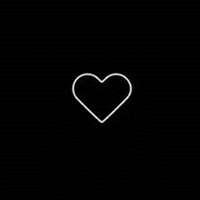
#> input picture images/test072804.jpg, 200 x 200 px
$ python findcoutor0728.py
#> lines starting #> are read from the running program, lines starting #| are printed output that depends on the picture; after the words box and inside, x2 and y2 are one past the last pixel; in counts of white or black regions, pixels touching at a corner belong together
import cv2
import numpy as np
from matplotlib import pyplot as plt


def nothing(x):  # 滑动条的回调函数
    pass


src = cv2.imread('./images/test072804.jpg')  # 图片1
#> src is the input picture: shape (200, 200, 3); min 0, max 252, mean 2.9
imgray = cv2.cvtColor(src, cv2.COLOR_BGR2GRAY)
ret, thresh = cv2.threshold(imgray, 127, 255, 0)
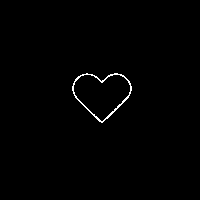
#> thresh: shape (200, 200); 0.71% white in thin lines or dots, all inside (x1, y1, x2, y2) = (72, 73, 132, 123)
WindowName = 'Approx'  # 窗口名
cv2.namedWindow(WindowName, cv2.WINDOW_AUTOSIZE)  # 建立空窗口

cv2.createTrackbar('epsilon', WindowName, 0, 10, nothing)  # 两张图片间转换


while(1):
    img = src.copy()
    n = 10 - cv2.getTrackbarPos('epsilon', WindowName)  # 获取a1滑动条值

    contours, hierarchy = cv2.findContours(thresh, cv2.RETR_TREE, cv2.CHAIN_APPROX_SIMPLE)
#> contours = 2 contours; box (x1, y1, x2, y2) and area: (72, 73, 132, 123) 1888, (73, 74, 131, 122) 1744
    cnt = contours[0]
#> cnt = contour of 59 points, box (x1, y1, x2, y2) (72, 73, 132, 123), area 1888
    length = cv2.arcLength(cnt, True)
#> length = 178.7

    epsilon = (n/100)*length
#> epsilon = 17.87
    approx = cv2.approxPolyDP(cnt, epsilon, True)
#> approx = [[82, 74], [102, 122], [130, 83]]
    M = cv2.moments(approx)
#> M = moments, m00 1062, centre m10/m00, m01/m00 = (104.7, 93)
    area = cv2.contourArea(approx)
#> area = 1062
    length1 = cv2.arcLength(approx, True)
#> length1 = 148.8

    cv2.drawContours(img, approx, -1, (0, 255, 0), 3)
#> img: shape (200, 200, 3); 0.1% of pixels changed, all inside (x1, y1, x2, y2) = (80, 72, 133, 125)
    cv2.polylines(img, [approx], True, (0, 255, 0), 3)

    font = cv2.FONT_HERSHEY_SIMPLEX  # 设置字体样式
    text1 = 'Area:  '+str(int(area))+'  Length:  '+str(int(length1))
#> text1 = 'Area:  1062  Length:  148'
    text2 = 'epsilon = ' + str(n) + '%'
    cv2.putText(img, text1, (10, 30), font, 0.5, (0, 255, 0), 1, cv2.LINE_AA, 0)
    cv2.putText(img, text2, (10, 60), font, 0.5, (0, 255, 0), 1, cv2.LINE_AA, 0)
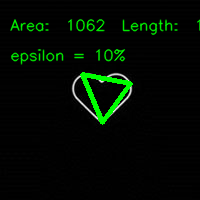
#> img: shape (200, 200, 3); mean B, G, R 2.3, 11.4, 2.3

    cv2.imshow(WindowName, img)
    k = cv2.waitKey(1) & 0xFF
#> (key Esc is pressed here)
    if k == 27:
        break
cv2.destroyAllWindows()

$ run again, with images/test072904.jpg copied over images/test072804.jpg
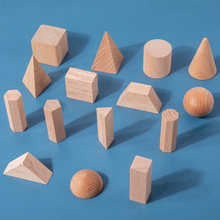
#> input picture images/test072904.jpg, 220 x 220 px
#> src is the input picture: shape (220, 220, 3); mean B, G, R 159.7, 137.5, 106.4
#> `ret, thresh = cv2.threshold(imgray, 127, 255, 0)`:
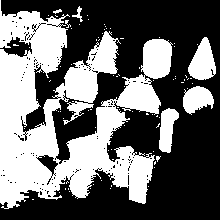
#> thresh: shape (220, 220); 41.9% white; 86 white regions (79 under 20 px)
#> contours = 331 contours, 324 with area under 20; largest, box (x1, y1, x2, y2) and area: (0, 0, 173, 209) 17593, (188, 37, 216, 80) 728, (183, 86, 214, 115) 557, (159, 108, 179, 153) 522, (36, 154, 59, 177) 221, (72, 6, 83, 22) 36, (127, 174, 130, 186) 20
#> cnt = [[32, 199], [33, 199]]
#> length = 2
#> epsilon = 0.2
#> approx = [[32, 199], [33, 199]]
#> M = moments, m00 0
#> area = 0
#> length1 = 2
#> text1 = 'Area:  0  Length:  2'
#> `cv2.putText(img, text2, (10, 60), font, 0.5, (0, 255, 0), 1, cv2.LINE_..`:
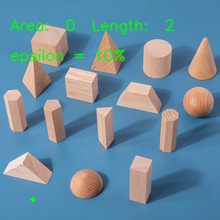
#> img: shape (220, 220, 3); mean B, G, R 157.5, 139.1, 104.9
